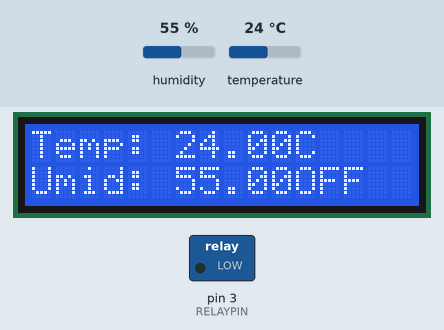
The sketch below on a simulated Arduino Uno, built with avr-gcc and run on an emulated ATmega328P. Parts: 16×2 character LCD, switched loads named in the sketch (green lamp = pin HIGH). The test bench sets the inputs (shaded band); at power-on: humidity 55 %, temperature 24 °C. What the sketch prints to the serial monitor is not drawn.

Above: at 4.7 s.
4.8 s: humidity set to 51 %
At 7.2 s:
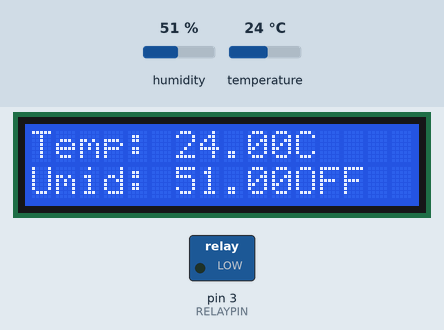
7.8 s: humidity set to 48 %
At 9.6 s:
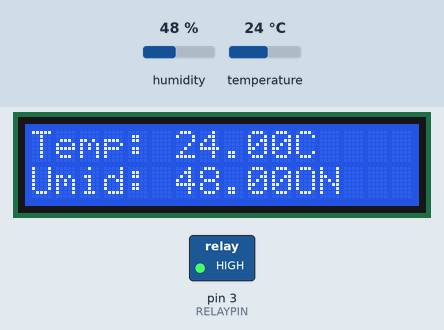
10.8 s: temperature set to 12 °C
At 13.1 s:
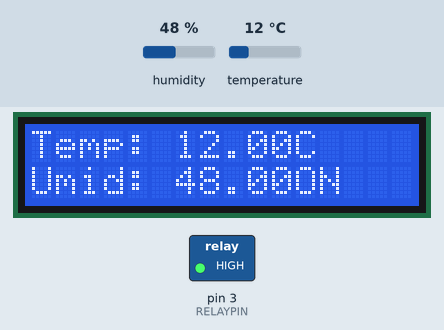
13.8 s: temperature set to 19 °C
At 15.5 s:
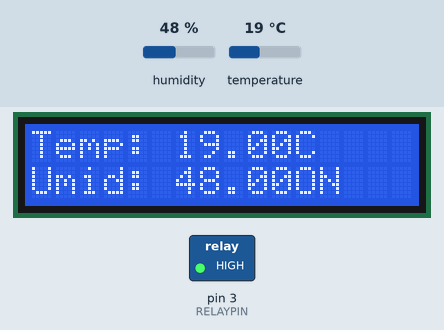
Timing chart, 0 to 17.0 s (numbered marks = the images above; inputs shaded):
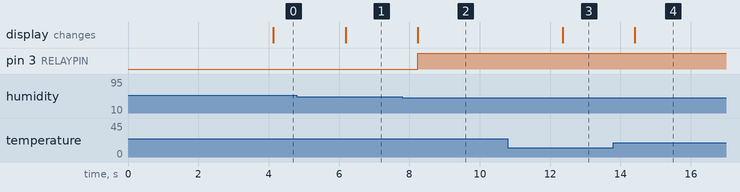

Measured:
- the behaviour switches between 50 and 49 % on humidity (found by bisection; images 1 and 2)
- after the input at 4.8 s, the display: changes after 1.4 s (image 1)
- after the input at 7.8 s, pin 3 (RELAYPIN): LOW → HIGH after 0.44 s; the display: changes after 0.44 s (image 2)
- after the input at 10.8 s, the display: changes after 1.6 s (image 3)
- after the input at 13.8 s, the display: changes after 0.61 s (image 4)

The sketch:

main.ino
```cpp
#include <Wire.h>
#include <LiquidCrystal_I2C.h>
#include <DHT.h>

// Configuração do LCD
LiquidCrystal_I2C lcd(0x27, 16, 2);

// Configuração do DHT11
#define DHTPIN 2          // Pino onde está conectado o DHT11
#define DHTTYPE DHT11     // Tipo do sensor
DHT dht(DHTPIN, DHTTYPE);

// Configuração do Relé
#define RELAYPIN 3        // Pino do relé
#define UMIDADE_LIMITE 50 // Limite mínimo de umidade desejado

void setup() {
  // Inicializa o LCD
  lcd.init();           // Inicializa o módulo I2C do LCD
  lcd.backlight();      // Ativa a luz de fundo do LCD
  lcd.setCursor(0, 0);
  lcd.print("Iniciando...");
  delay(2000);          // Exibe mensagem inicial por 2 segundos

  // Inicializa o DHT11
  dht.begin();

  // Configuração do pino do relé
  pinMode(RELAYPIN, OUTPUT);
  digitalWrite(RELAYPIN, LOW); // Relé desligado inicialmente

  // Inicia comunicação serial
  Serial.begin(9600);
  Serial.println("Sistema Iniciado");
}

void loop() {
  delay(2000); // Aguarda 2 segundos entre leituras

  // Lê os valores do DHT11
  float humidity = dht.readHumidity();
  float temperature = dht.readTemperature();

  // Verifica se a leitura é válida
  if (isnan(humidity) || isnan(temperature)) {
    Serial.println("Erro ao ler o sensor!");
    lcd.clear();
    lcd.setCursor(0, 0);
    lcd.print("Erro no sensor!");
    return;
  }

  // Exibe valores no Monitor Serial
  Serial.print("Umidade: ");
  Serial.print(humidity);
  Serial.println(" %");

  Serial.print("Temperatura: ");
  Serial.print(temperature);
  Serial.println(" °C");

  // Exibe valores no LCD
  lcd.clear();
  lcd.setCursor(0, 0); // Linha 1
  lcd.print("Temp: ");
  lcd.print(temperature);
  lcd.print("C");

  lcd.setCursor(0, 1); // Linha 2
  lcd.print("Umid: ");
  lcd.print(humidity);
  lcd.print("%");

  // Controle do relé
  if (humidity < UMIDADE_LIMITE) {
    digitalWrite(RELAYPIN, HIGH); // Liga o relé
    Serial.println("Relé: LIGADO");
    lcd.setCursor(11, 1);
    lcd.print("ON ");
  } else {
    digitalWrite(RELAYPIN, LOW); // Desliga o relé
    Serial.println("Relé: DESLIGADO");
    lcd.setCursor(11, 1);
    lcd.print("OFF");
  }
}
```
